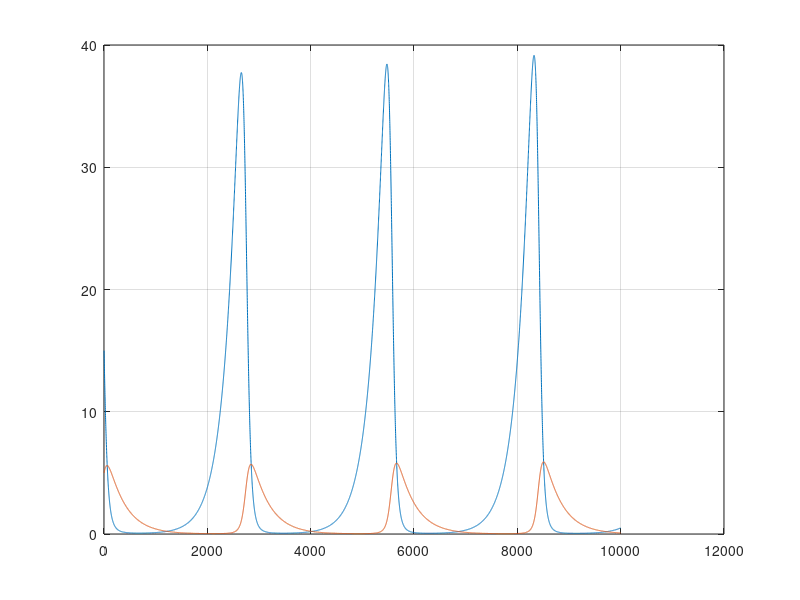

Source code (MATLAB):

%problema de los zorros y conejos con las ecuaciones de lotka y volterra

%constantes
a = 0.4;
b= 0.37;
c = 0.3;
d = 0.05;
tf = 100;
to = 0;
N = 10000;
delta = (tf-to) / N;

R(1) = 15;
F(1) = 5;

for e = 1 : 10000
  R(e+1) = R(e) + R(e)*(a-b*F(e)) * delta;  
  F(e+1) = F(e) + F(e) *(-c + d *R(e))* delta;
  
  printf("%d %d\n", R(e),F(e));
endfor

plot(R);
hold on;
plot(F);
grid